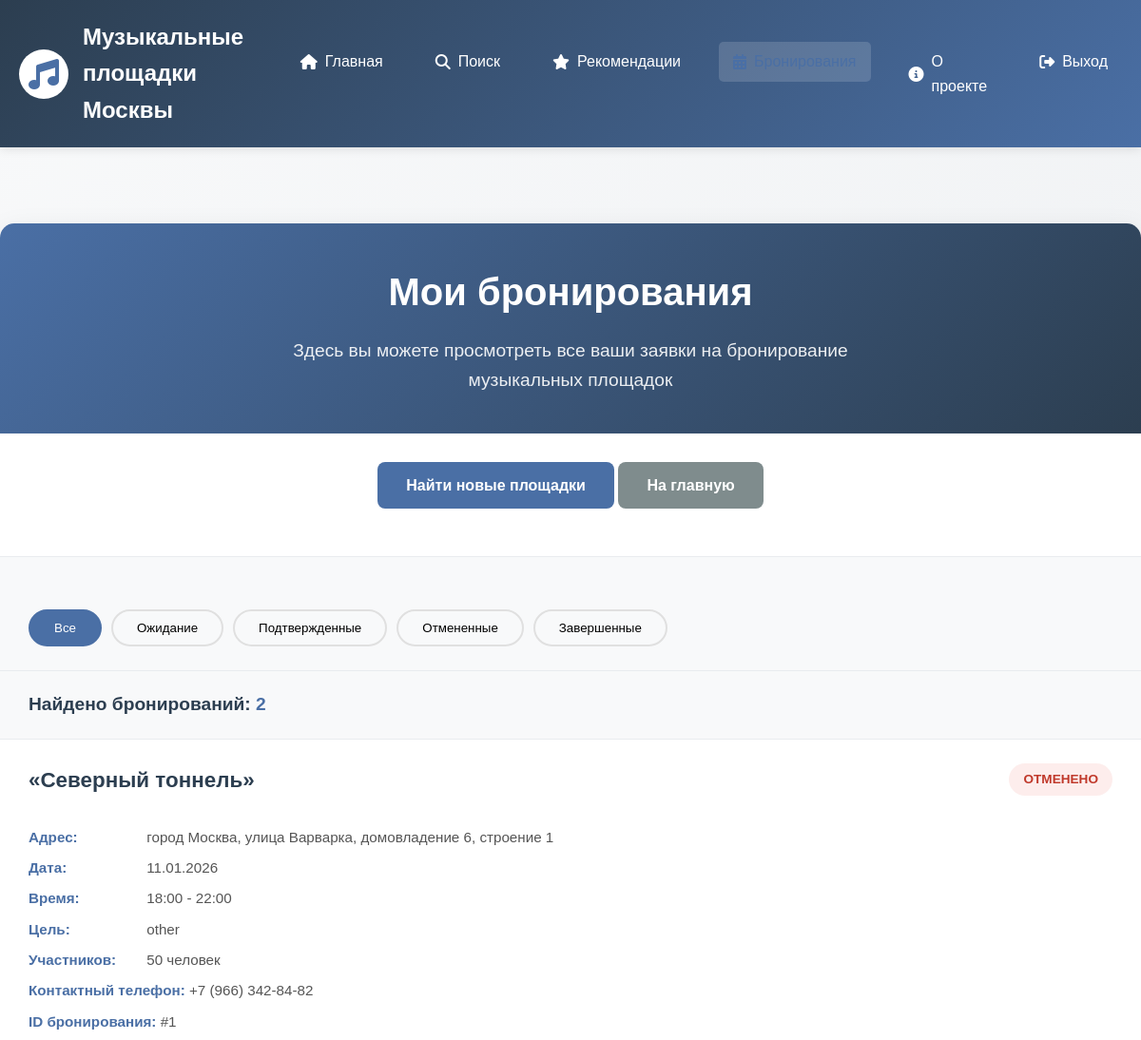
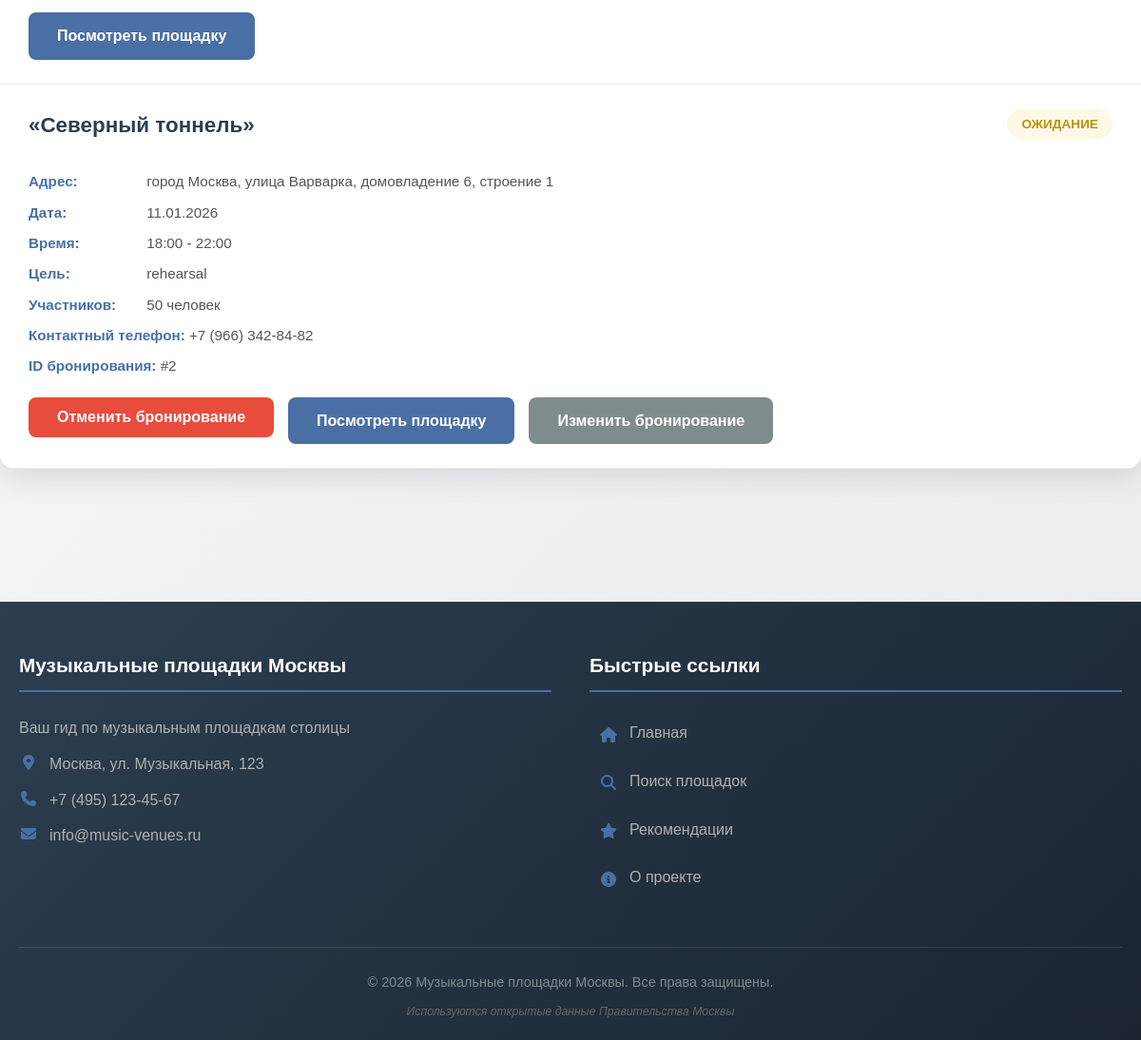
The page /frontend/my_bookings.php (signed in) on the database its author committed (2 pictures, top to bottom).
### tables this page shows
CREATE TABLE `bookings` (
  `id` int(11) NOT NULL,
  `user_id` int(11) NOT NULL,
  `venue_id` int(11) NOT NULL,
  `booking_date` date NOT NULL,
  `start_time` time NOT NULL,
  `end_time` time NOT NULL,
  `purpose` varchar(255) DEFAULT NULL,
  `attendees_count` int(11) DEFAULT NULL,
  `contact_phone` varchar(50) DEFAULT NULL,
  `contact_email` varchar(255) DEFAULT NULL,
  `status` enum('pending','confirmed','cancelled','completed') DEFAULT 'pending',
  `notes` text DEFAULT NULL,
  `created_at` timestamp NOT NULL DEFAULT current_timestamp(),
  `updated_at` timestamp NOT NULL DEFAULT current_timestamp() ON UPDATE current_timestamp()
);

CREATE TABLE `venues` (
  `id` int(11) NOT NULL,
  `name` varchar(255) NOT NULL,
  `description` text DEFAULT NULL,
  `global_id` bigint(20) DEFAULT NULL,
  `adm_area` varchar(100) DEFAULT NULL,
  `district` varchar(100) DEFAULT NULL,
  `lat` decimal(10,7) DEFAULT NULL,
  `lng` decimal(10,7) DEFAULT NULL,
  `address` varchar(500) DEFAULT NULL,
  `location_clarification` varchar(500) DEFAULT NULL,
  `working_hours` varchar(100) DEFAULT NULL,
  `working_hours_clarification` varchar(500) DEFAULT NULL,
  `balance_holder` varchar(255) DEFAULT NULL,
  `balance_holder_phone` varchar(50) DEFAULT NULL,
  `balance_holder_fax` varchar(50) DEFAULT NULL,
  `balance_holder_email` varchar(100) DEFAULT NULL,
  `balance_holder_website` varchar(255) DEFAULT NULL,
  `geo_data` text DEFAULT NULL,
  `geodata_center` text DEFAULT NULL,
  `latitude` decimal(11,8) DEFAULT NULL,
  `longitude` decimal(11,8) DEFAULT NULL,
  `created_at` timestamp NOT NULL DEFAULT current_timestamp()
);

### frontend/my_bookings.php (the view, shortened to what this page needs)
<?php
$host = 'localhost';
$dbname = 'music_venues_db';
$username = 'root';
$password = '';
try {
    $pdo = new PDO("mysql:host=$host;dbname=$dbname;charset=utf8mb4", $username, $password);
    $pdo->setAttribute(PDO::ATTR_ERRMODE, PDO::ERRMODE_EXCEPTION);
    $pdo->setAttribute(PDO::ATTR_DEFAULT_FETCH_MODE, PDO::FETCH_ASSOC);
} catch (PDOException $e) {
    die("Ошибка подключения к базе данных: " . $e->getMessage());
}
$stmt = $pdo->prepare("
    SELECT b.*, v.name as venue_name, v.address, v.district
    FROM bookings b
    JOIN venues v ON b.venue_id = v.id
    WHERE b.user_id = ?
    ORDER BY b.booking_date DESC, b.start_time DESC
");
$stmt->execute([$_SESSION['user_id']]);
$bookings = $stmt->fetchAll();
require_once 'header.php';
?>
<main>
    <div class="bookings-container">
        <div class="bookings-header">
            <h1>Мои бронирования</h1>
            <p class="subtitle">Здесь вы можете просмотреть все ваши заявки на бронирование музыкальных площадок</p>
        </div>
        <div class="controls">
            <div style="text-align: center; margin-bottom: 20px;">
                <a href="search.php" class="btn">Найти новые площадки</a>
                <a href="index.php" class="btn btn-secondary">На главную</a>
            </div>
        </div>
        <div class="filters">
            <div class="filter-buttons">
                <button class="filter-btn active" onclick="filterBookings('all')">Все</button>
                <button class="filter-btn" onclick="filterBookings('pending')">Ожидание</button>
                <button class="filter-btn" onclick="filterBookings('confirmed')">Подтвержденные</button>
                <button class="filter-btn" onclick="filterBookings('cancelled')">Отмененные</button>
                <button class="filter-btn" onclick="filterBookings('completed')">Завершенные</button>
            </div>
        </div>
        <div class="results-count">
            Найдено бронирований: <span style="color: #4a6fa5;"><?php echo count($bookings); ?></span>
        </div>
        <div id="bookingsList">
            <?php if (empty($bookings)): ?>
                <div class="no-bookings">
                    <h3>У вас пока нет бронирований</h3>
                    <p>Найдите подходящую музыкальную площадку и забронируйте её для своего мероприятия</p>
                    <div style="margin-top: 20px;">
                        <a href="search.php" class="btn">Найти площадку</a>
                        <a href="index.php" class="btn btn-secondary">На главную</a>
                    </div>
                </div>
            <?php else: ?>
                <?php foreach ($bookings as $booking): ?>
                    <?php
                    $status_class = '';
                    $status_text = '';
                    switch ($booking['status']) {
                        case 'pending':
                            $status_class = 'status-pending';
                            $status_text = 'Ожидание';
                            break;
                        case 'cancelled':
                            $status_class = 'status-cancelled';
                            $status_text = 'Отменено';
                            break;
                    }
                    $booking_date = date('d.m.Y', strtotime($booking['booking_date']));
                    $start_time = date('H:i', strtotime($booking['start_time']));
                    $end_time = date('H:i', strtotime($booking['end_time']));
                    ?>
                    <div class="booking-card" data-status="<?php echo $booking['status']; ?>">
                        <div style="display: flex; justify-content: space-between; align-items: flex-start; margin-bottom: 15px;">
                            <h3 class="booking-name"><?php echo htmlspecialchars($booking['venue_name']); ?></h3>
                            <span class="booking-status <?php echo $status_class; ?>">
                                <?php echo $status_text; ?>
                            </span>
                        </div>
                        <p class="booking-info">
                            <strong>Адрес:</strong> <?php echo htmlspecialchars($booking['address']); ?>
                        </p>
                        <p class="booking-info">
                            <strong>Дата:</strong> <?php echo $booking_date; ?>
                        </p>
                        <p class="booking-info">
                            <strong>Время:</strong> <?php echo $start_time; ?> - <?php echo $end_time; ?>
                        </p>
                        <p class="booking-info">
                            <strong>Цель:</strong> <?php echo htmlspecialchars($booking['purpose']); ?>
                        </p>
                        <p class="booking-info">
                            <strong>Участников:</strong> <?php echo $booking['attendees_count']; ?> человек
                        </p>
                        <p class="booking-info">
                            <strong>Контактный телефон:</strong> <?php echo htmlspecialchars($booking['contact_phone']); ?>
                        </p>
                        <p class="booking-info">
                            <strong>ID бронирования:</strong> #<?php echo $booking['id']; ?>
                        </p>
                        <div class="booking-actions">
                            <?php if ($booking['status'] == 'pending' || $booking['status'] == 'confirmed'): ?>
                                <form method="POST" action="" style="display: inline;">
                                    <button type="submit" name="cancel_booking" class="btn btn-danger"
                                            onclick="return confirm('Вы уверены, что хотите отменить это бронирование?')">
                                        Отменить бронирование
                                    </button>
                                </form>
                            <?php endif; ?>
                            <a href="venue_detail.php?id=<?php echo $booking['venue_id']; ?>" class="btn">
                                Посмотреть площадку
                            </a>
                            <?php if ($booking['status'] == 'pending'): ?>
                                <a href="booking.php?id=<?php echo $booking['venue_id']; ?>" class="btn btn-secondary">
                                    Изменить бронирование
                                </a>
                            <?php endif; ?>
                        </div>
                    </div>
                <?php endforeach; ?>
            <?php endif; ?>
        </div>
    </div>
</main>
<?php require_once 'footer.php'; ?>

### frontend/header.php (style rules this page uses)
* { margin: 0; padding: 0; box-sizing: border-box; }
body { font-family: 'Arial', sans-serif; background: linear-gradient(135deg, #f8f9fa 0%, #e9ecef 100%); color: #333; line-height: 1.6; min-height: 100vh; display: flex; flex-direction: column; }
main { padding: 60px 0; flex: 1; }

### frontend/my_bookings.php (style rules this page uses)
.bookings-container { max-width: 1200px; margin: 20px auto; background: white; border-radius: 15px; overflow: hidden; box-shadow: 0 10px 30px rgba(0,0,0,0.1); }
.bookings-header { background: linear-gradient(135deg, #4a6fa5 0%, #2c3e50 100%); color: white; padding: 40px 30px; text-align: center; }
.bookings-header h1 { margin-bottom: 15px; font-size: 2.5em; font-weight: 700; }
.subtitle { font-size: 1.2em; opacity: 0.9; max-width: 600px; margin: 0 auto; }
.controls { padding: 30px; background: white; border-bottom: 1px solid #e9ecef; }
.btn { padding: 12px 30px; background: #4a6fa5; color: white; border: none; border-radius: 8px; cursor: pointer; font-size: 16px; font-weight: 600; transition: all 0.3s; text-decoration: none; display: inline-block; text-align: center; }
.btn-secondary { background: #7f8c8d; }
.btn-danger { background: #e74c3c; color: white; }
.results-count { padding: 20px 30px; background: #f8f9fa; font-size: 1.2em; color: #2c3e50; font-weight: bold; border-bottom: 1px solid #e9ecef; }
.booking-card { padding: 25px 30px; border-bottom: 1px solid #eee; transition: background-color 0.3s; }
.booking-name { color: #2c3e50; font-size: 1.4em; margin-bottom: 15px; font-weight: 600; }
.booking-info { color: #555; margin-bottom: 8px; font-size: 0.95em; }
.booking-info strong { color: #4a6fa5; font-weight: 600; min-width: 120px; display: inline-block; }
.filters { background: #f8f9fa; padding: 25px 30px; margin: 0; border-bottom: 1px solid #e9ecef; }
.filter-buttons { display: flex; gap: 10px; margin-top: 30px; flex-wrap: wrap; }
.filter-btn { padding: 10px 25px; background: #f8f9fa; border: 2px solid #e0e0e0; border-radius: 25px; cursor: pointer; font-weight: 500; transition: all 0.3s; }
.filter-btn.active { background: #4a6fa5; color: white; border-color: #4a6fa5; }
.booking-status { display: inline-block; padding: 6px 15px; border-radius: 20px; font-size: 0.85em; font-weight: bold; text-transform: uppercase; margin-left: 15px; }
.status-pending { background: #fef9e7; color: #b7950b; }
.status-cancelled { background: #fdedec; color: #c0392b; }
.booking-actions { display: flex; gap: 15px; margin-top: 20px; flex-wrap: wrap; }

### rows shown on the page
bookings: venue.name "«Северный тоннель»", status "ОТМЕНЕНО", venue.address "город Москва, улица Варварка, домовладение 6, строение 1", booking_date "11.01.2026", start_time "18:00", end_time "22:00", purpose "other", attendees_count "50", contact_phone "+7 (966) 342-84-82", id "1"
bookings: venue.name "«Северный тоннель»", status "ОЖИДАНИЕ", venue.address "город Москва, улица Варварка, домовладение 6, строение 1", booking_date "11.01.2026", start_time "18:00", end_time "22:00", purpose "rehearsal", attendees_count "50", contact_phone "+7 (966) 342-84-82", id "2"

### other values the page prints
count($bookings) "2"
